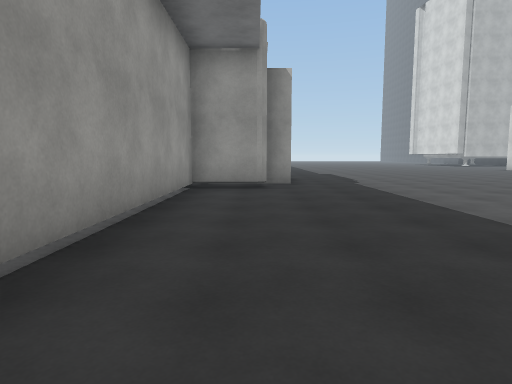
view 1 (above)

21 first-person views from a walk through a 3-D level made in the Unity game engine. The camera is 1.4 m above the floor, tilts 6° down and sees 75° across. The floor is counted in squares, 2 m on a side. Each view is taken from the middle of a square. On the plan, view 1 faces up. The plan holds only what a view shows up to about 10 squares ahead; the rest is blank. The place goes on beyond the plan. The player is left out. Surface patterns are stand-ins for the level's own textures.

view 2
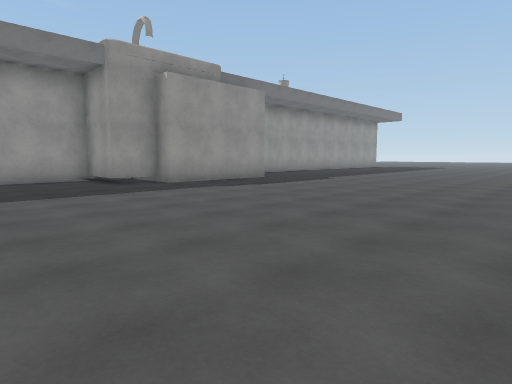

view 3
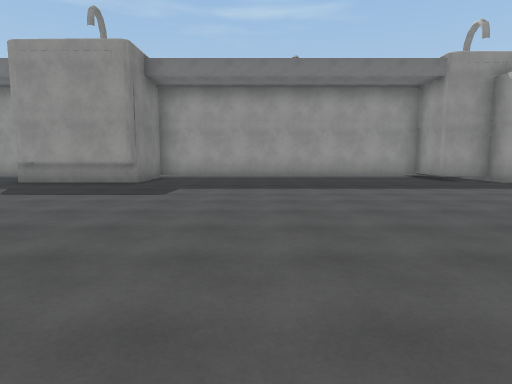

view 4
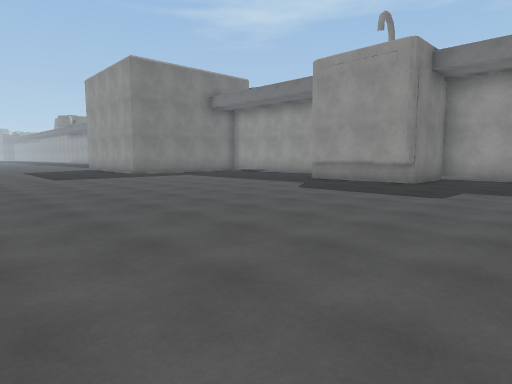

view 5
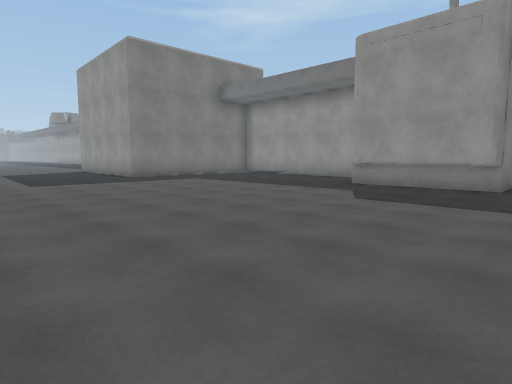

view 6
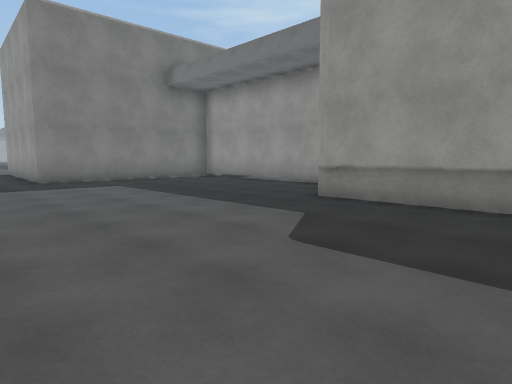

view 7
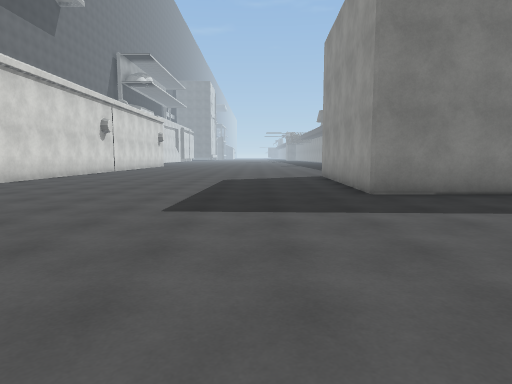

view 8
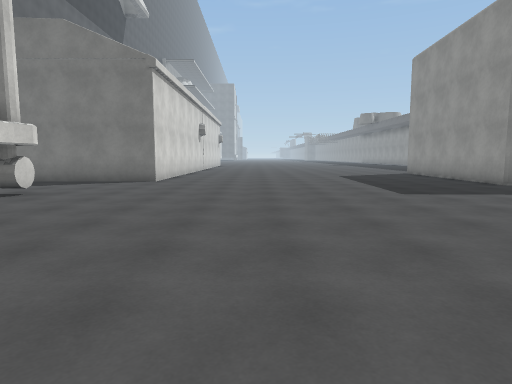

view 9
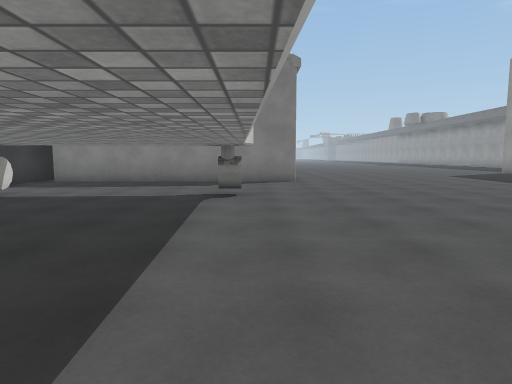

view 10
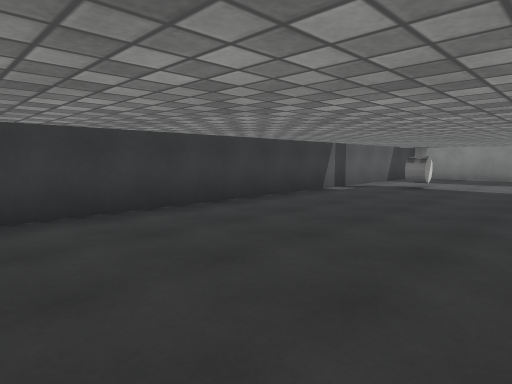

view 11
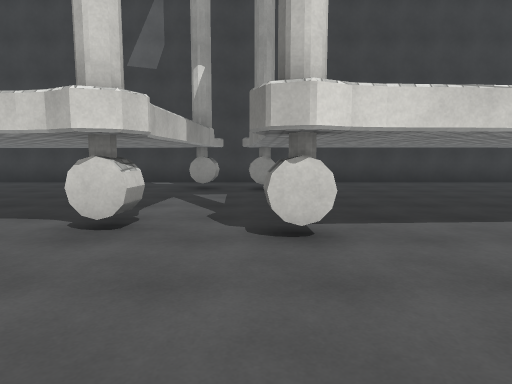

view 12
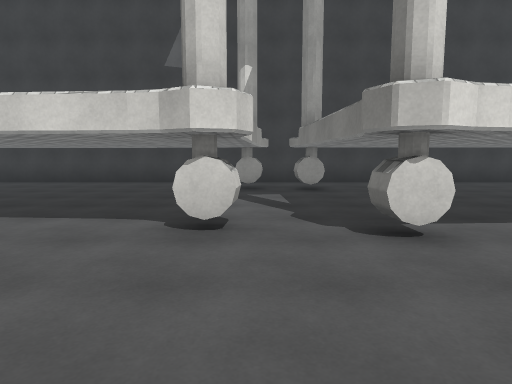

view 13
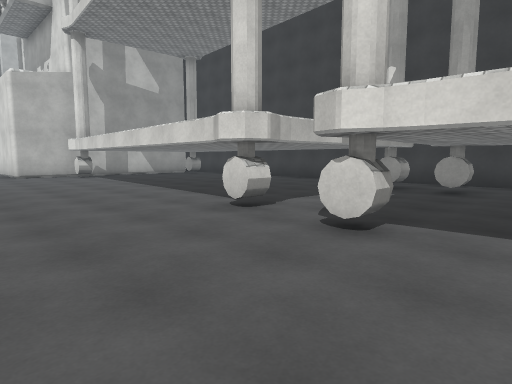

view 14
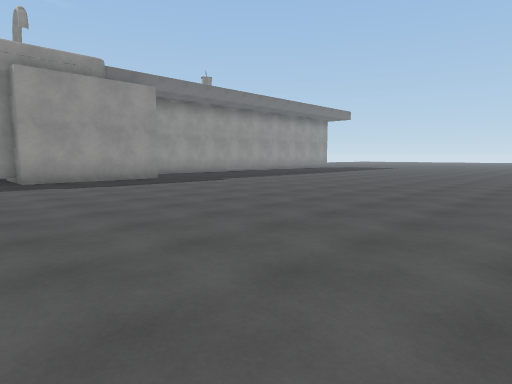

view 15
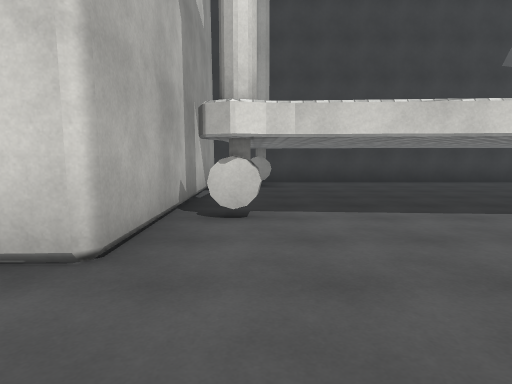

view 16
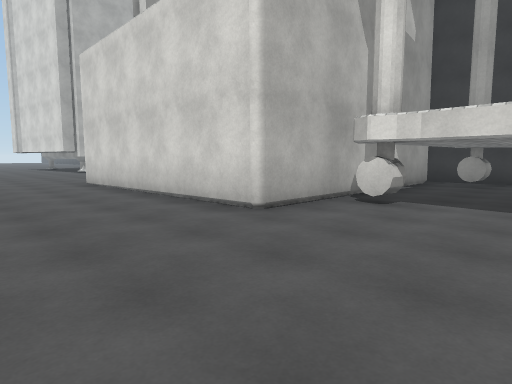

view 17
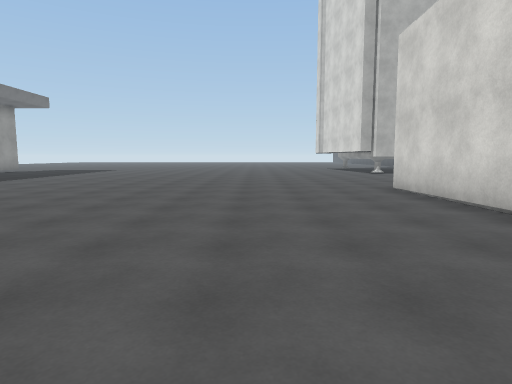

view 18
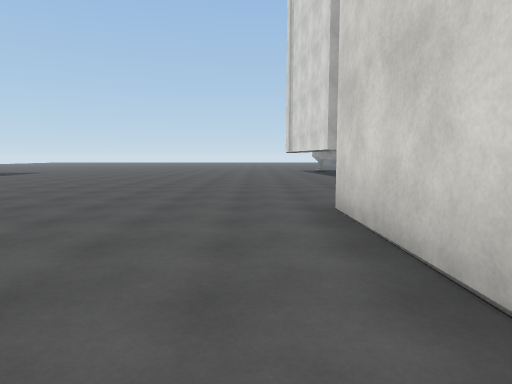

view 19
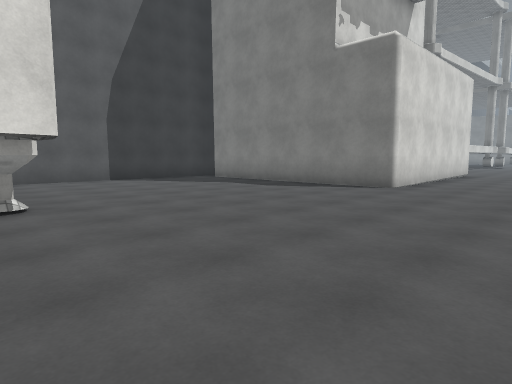

view 20
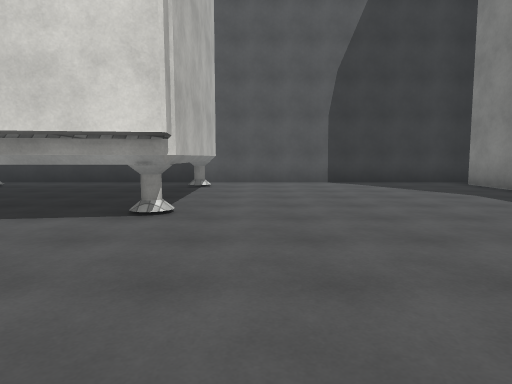

view 21
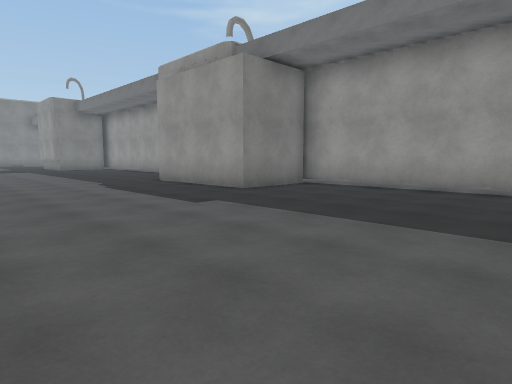

### Floor plan
Key: @ floor where view 1 was taken; # wall or solid block; . floor; T thing the floor can be seen under or through.
Columns run from 3 left of view 1 to 21 right of it. Each row starts with its distance up from view 1.
 25              .....#    .#
 24              .....#####.#
 23         ................#
 22         ................#
 21          ...............#
 20       ..................#
 19       ..................#
 18      ...................#
 17 ..T.............####### #
 16 ..T.............#
 15 ..T.............#
 14 ..T.............#
 13  .#.............#
 12  .###...........##
 11     #............######.#
 10     #.............#...#.#
  9    ##...................#
  8  ###....................#
  7  .T.....................#
  6  .T..........  .........#
  5  .T..........  .........#
  4  .T..........  .........#
  3  . ..........  .........#
  2  .T.....................#
  1    ...................#.#
  0   T@.................#..#
 -1   #.....................#
 -2   ###...................#
 -3     #.........   .......#
 -4     #.......... ........#
 -5    .....................#
 -6   #.....................#
 -7   #.....................#
 -8   #.....................#
 -9    ...............#...#.#
-10     ....................#
-11     ###.................#
-12       #.................#
-13       #.........####### #
-14       #.........#
-15       #.........#

Where each view was taken, in squares from view 1:
view 1: 0 up, 0 right, facing up
view 2: 4 up, 9 right, facing up-left
view 3: 2 up, 10 right, facing left
view 4: 2 up, 10 right, facing down-left
view 5: 0 up, 9 right, facing down-left
view 6: 1 down, 6 right, facing down-left
view 7: 5 down, 6 right, facing down
view 8: 3 down, 10 right, facing down
view 9: 3 down, 14 right, facing down
view 10: 1 down, 16 right, facing down-right
view 11: 0 up, 11 right, facing right
view 12: 1 up, 11 right, facing right
view 13: 2 down, 11 right, facing up-right
view 14: 7 up, 11 right, facing up-left
view 15: 10 up, 11 right, facing right
view 16: 8 up, 10 right, facing up-right
view 17: 10 up, 10 right, facing up
view 18: 13 up, 12 right, facing up
view 19: 25 up, 10 right, facing down-right
view 20: 23 up, 11 right, facing right
view 21: 18 up, 6 right, facing down-left
